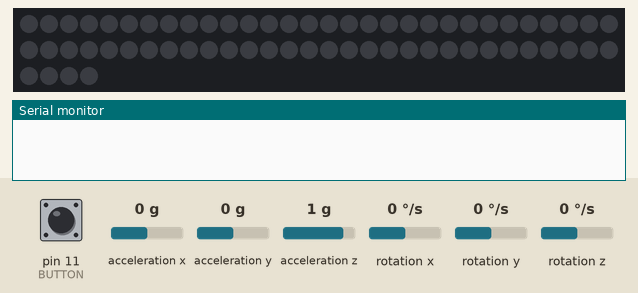
A sketch run on a simulated Arduino Uno, built with avr-gcc and run on an emulated ATmega328P. Parts: 64 RGB LEDs in strip order, left to right, continuing on the next row, the last lines printed to the serial monitor. The inputs (shaded band) are chosen by the test bench; at power-on: acceleration z 1 g, pin 11 (BUTTON) HIGH, acceleration x 0 g, acceleration y 0 g, rotation x 0 °/s, rotation y 0 °/s, rotation z 0 °/s. Dim RGB values are drawn brighter than linear.

Above: at 1.2 s.
1.3 s: acceleration z set to 0.1 g
2.8 s: acceleration z set to -0.2 g
At 3.9 s:
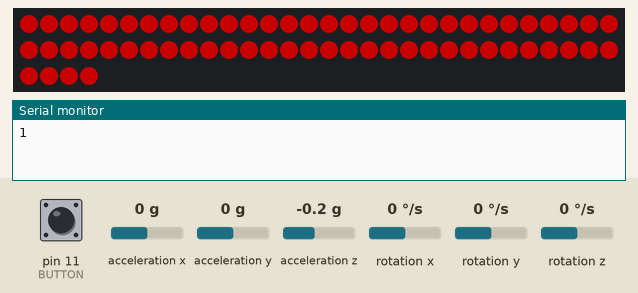
4.5 s: pin 11 (BUTTON) pulled LOW for 0.15 s
At 12.4 s:
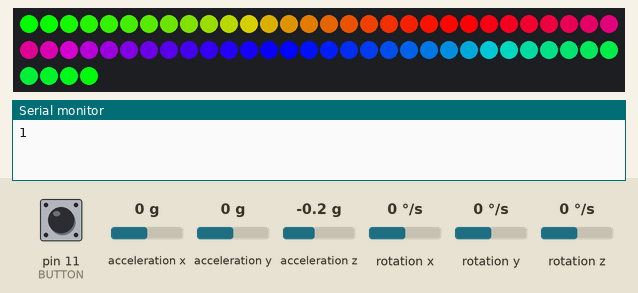
Timing chart, 0 to 12.9 s (numbered marks = the images above; inputs shaded):
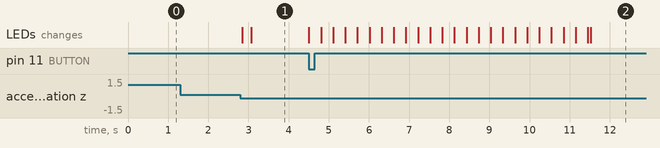

The sketch:

Master.ino
```cpp
#include <SoftwareSerial.h>

#include "MPU6050.h"
#include "I2Cdev.h"
#include "Adafruit_NeoPixel.h"

// Master
#define PIN 7
Adafruit_NeoPixel strip
= Adafruit_NeoPixel(64, PIN, NEO_GRB + NEO_KHZ800);

#define BUTTON 11

MPU6050 accelgyro;
int16_t ax,ay,az; //储存IMU角度信息，并通过蓝牙传出
int16_t gx,gy,gz;
float Gyro_x;
float Gyro_y;
float Gyro_z;
float angleAx;
float angle6;
float K1=0.05;
float Angle;
float accelz=0;
int sign;
int sign_pre;
int test;
int buttonState=0;

SoftwareSerial BlueTooth(8,9); //创建虚拟串口 8 Rx 9 Tx

// Kalman_Filter

float P[2][2] = {{ 1, 0 },
  { 0, 1 }
};
float Pdot[4] = { 0, 0, 0, 0};
float Q_angle = 0.001, Q_gyro = 0.005; //角度数据置信度,角速度数据置信度
float R_angle = 0.5 , C_0 = 1;
float q_bias, angle_err, PCt_0, PCt_1, E, K_0, K_1, t_0, t_1;
float timeChange = 5; //滤波法采样时间间隔毫秒
float dt = timeChange * 0.001; //注意：dt的取值为滤波器采样时间

void Angletest()
{
  //平衡参数
  Angle = atan2(ay , az) * 57.3;           //角度计算公式
  Gyro_x = (gx - 128.1) / 131;              //角度转换
  Kalman_Filter(Angle, Gyro_x);            //卡曼滤波
  //旋转角度Z轴参数
  if (gz > 32768) gz -= 65536;              //强制转换2g  1g
  Gyro_z = -gz / 131;                      //Z轴参数转换
  accelz = az / 16.4;
  angleAx = atan2(ax, az) * 180 / PI; //计算与x轴夹角
  Gyro_y = -gy / 131.00; //计算角速度
  //一阶互补滤波
  angle6 = K1 * angleAx + (1 - K1) * (angle6 + Gyro_y * dt);
}


float angle, angle_dot;                                //平衡角度值
void Kalman_Filter(double angle_m, double gyro_m)
{
  angle += (gyro_m - q_bias) * dt;
  angle_err = angle_m - angle;
  Pdot[0] = Q_angle - P[0][1] - P[1][0];
  Pdot[1] = - P[1][1];
  Pdot[2] = - P[1][1];
  Pdot[3] = Q_gyro;
  P[0][0] += Pdot[0] * dt;
  P[0][1] += Pdot[1] * dt;
  P[1][0] += Pdot[2] * dt;
  P[1][1] += Pdot[3] * dt;
  PCt_0 = C_0 * P[0][0];
  PCt_1 = C_0 * P[1][0];
  E = R_angle + C_0 * PCt_0;
  K_0 = PCt_0 / E;
  K_1 = PCt_1 / E;
  t_0 = PCt_0;
  t_1 = C_0 * P[0][1];
  P[0][0] -= K_0 * t_0;
  P[0][1] -= K_0 * t_1;
  P[1][0] -= K_1 * t_0;
  P[1][1] -= K_1 * t_1;
  angle += K_0 * angle_err; //角度
  q_bias += K_1 * angle_err;
  angle_dot = gyro_m - q_bias; //角速度
}

void setup() {
  sign = 0;
  sign_pre = 0;
  test = 0;
  strip.begin();
  strip.show(); // Initialize all pixels to 'off'
  Serial.begin(9600);
  BlueTooth.begin(9600);
  accelgyro.initialize();
  pinMode(BUTTON,INPUT_PULLUP);
}

void loop() {
  for (uint16_t i = 0; i < 100; i++)
  {
    accelgyro.getMotion6(&ax, &ay, &az, &gx, &gy, &gz);
    Angletest();                                      //获取angle 角度和卡曼滤波

      if(angle6 > 60)
      {
        sign = 1;
      }
      else if(angle6 < 60)
      {
        sign = 0;
      }
      if(sign == 1 && sign_pre == 0)
      {
          if(test == 0)
          {
              test = 1;
              Serial.println(sign, test);
              colorWipe(strip.Color(100, 0, 0), 1); // Red
          }
          else if(test == 1)
          {
              test = 2;
              Serial.println(sign, test);
              colorWipe(strip.Color(0, 100, 0), 1);// Green

          }
          else if(test == 2)
          {
              test = 0;
              Serial.println(sign, test);
              colorWipe(strip.Color(0, 0, 100), 1); // Blue
          }
       }
      sign_pre = sign;

     buttonState = digitalRead(BUTTON);
      if(buttonState == 0){
      test = 3;
      if(Serial.available()>0)
      {
          Serial.println(test);
          BlueTooth.write(byte(test));
      }
      rainbowCycle(1);
    }

    if(Serial.available()>0)
    {
      if(i == 99)
      {
        Serial.println(test);
        BlueTooth.write(byte(test));
      }
    }
  }
}

// Fill the dots one after the other with a color
void colorWipe(uint32_t c, uint8_t wait) {
  for(uint16_t i=0; i<strip.numPixels(); i++) {
      strip.setPixelColor(i, c);
      strip.show();
      delay(wait);
  }
}

void rainbowCycle(uint8_t wait) {
  uint16_t i, j;

  for(j=0; j<256*5; j++) { // 5 cycles of all colors on wheel
    for(i=0; i< strip.numPixels(); i++) {
    strip.setPixelColor(i, Wheel(((i * 256 / strip.numPixels()) + j) & 255));
    }
    strip.show();
    delay(wait);
  }
}

uint32_t Wheel(byte WheelPos) {
  if(WheelPos < 85) {
   return strip.Color(WheelPos * 3, 255 - WheelPos * 3, 0);
  } else if(WheelPos < 170) {
   WheelPos -= 85;
   return strip.Color(255 - WheelPos * 3, 0, WheelPos * 3);
  } else {
   WheelPos -= 170;
   return strip.Color(0, WheelPos * 3, 255 - WheelPos * 3);
  }
}
```

Measured:
- the behaviour switches between 0 and -0.1 g on acceleration z (found by bisection; images 0 and 1)
- after the input at 1.3 s, every drawn part: stays the same
- after the input at 2.8 s, the LEDs: first change at once (image 1 shows a later state)
- after the input at 4.5 s, the LEDs: first change at once (image 2 shows a later state)
